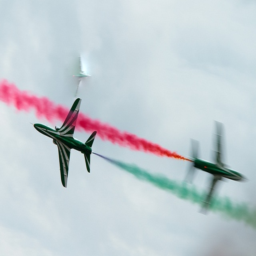
#> input picture BusterNet_Training_GPU/diagram_assets/sample_input.png, 256 x 256 px; its folder holds 5 pictures in this run
$ python make_architecture_diagram.py
#> lines starting #> are read from the running program, lines starting #| are printed output that depends on the picture; after the words box and inside, x2 and y2 are one past the last pixel; in counts of white or black regions, pixels touching at a corner belong together
"""
make_architecture_diagram.py

Master architecture figure: BusterNet + VQC fusion (amplitude encoding).

Run  make_diagram_assets.py  first -- it produces every embedded sub-image from
the real code / real checkpoint / real dataset.

Then:   python make_architecture_diagram.py
Outputs: architecture_diagram.png (raster) and architecture_diagram.pdf (vector)

Canvas is 140 x 100 data units on a 28 x 20 inch figure, so both axes are exactly
5 units/inch -- embedded images keep their true aspect ratio automatically.
"""
import os
import numpy as np
import matplotlib
matplotlib.use("Agg")
import matplotlib.pyplot as plt
import matplotlib.image as mpimg
from matplotlib.patches import FancyBboxPatch, FancyArrowPatch, Rectangle

HERE = os.path.dirname(os.path.abspath(__file__))
A = os.path.join(HERE, "diagram_assets")
os.chdir(HERE)

C_MANI, C_MANI_E = "#F7D9DC", "#B5626C"
C_SIMI, C_SIMI_E = "#D3E3F6", "#4A72A8"
C_FUSE, C_FUSE_E = "#D9EFD9", "#4E8A4E"
C_VQC, C_VQC_E = "#E7DCF5", "#6F4FA8"
C_IO, C_IO_E = "#ECECEC", "#666666"
C_SIDE, C_SIDE_E = "#FDF3D6", "#B08B26"
C_W = "#FFFFFF"
FS_T, FS_B, FS_L, FS_N = 12.0, 8.6, 7.8, 7.4


def box(ax, x, y, w, h, text, fc=C_W, ec="#333333", fs=FS_B, dashed=False, weight="normal"):
    ax.add_patch(FancyBboxPatch((x, y), w, h, boxstyle="round,pad=0.02,rounding_size=0.6",
                                linewidth=1.2, facecolor=fc, edgecolor=ec, zorder=3,
                                linestyle=(0, (4, 2)) if dashed else "solid"))
    if text:
        ax.text(x + w / 2, y + h / 2, text, ha="center", va="center", fontsize=fs,
                zorder=4, weight=weight, linespacing=1.55)


def container(ax, x, y, w, h, title, fc, ec, z=1):
    ax.add_patch(FancyBboxPatch((x, y), w, h, boxstyle="round,pad=0.02,rounding_size=1.0",
                                linewidth=1.8, facecolor=fc, edgecolor=ec, zorder=z, alpha=0.5))
    ax.text(x + 1.1, y + h - 1.6, title, ha="left", va="center", fontsize=FS_T,
            weight="bold", color=ec, zorder=z + 2)


def arrow(ax, x1, y1, x2, y2, label=None, lx=None, ly=None, fs=FS_L, lw=1.5):
    ax.add_patch(FancyArrowPatch((x1, y1), (x2, y2), arrowstyle="-|>", mutation_scale=12,
                                 linewidth=lw, color="#222222", zorder=6))
    if label:
        ax.text(lx if lx is not None else (x1 + x2) / 2, ly if ly is not None else (y1 + y2) / 2,
                label, ha="center", va="center", fontsize=fs, zorder=7,
                bbox=dict(boxstyle="round,pad=0.2", fc="white", ec="none", alpha=0.95))


def elbow(ax, pts, label=None, lx=None, ly=None, fs=FS_L, lw=1.5):
    ax.plot([p[0] for p in pts[:-1]], [p[1] for p in pts[:-1]], color="#222222", lw=lw, zorder=6)
    ax.add_patch(FancyArrowPatch(pts[-2], pts[-1], arrowstyle="-|>", mutation_scale=12,
                                 linewidth=lw, color="#222222", zorder=6))
    if label:
        ax.text(lx, ly, label, ha="center", va="center", fontsize=fs, zorder=7,
                bbox=dict(boxstyle="round,pad=0.2", fc="white", ec="none", alpha=0.95))


def img(ax, name, x, y, w, border=True, trim=False, max_h=None, cx=None, crop_r=None):
    """Place an asset image at its true aspect ratio.
    trim   -- strip white margins first
    crop_r -- keep only this left fraction of the width (applied BEFORE trim;
              used to cut the paper's own "(b)" sub-caption off Fig. 3(b))
    max_h -- cap the height, shrinking the width to match (keeps aspect)
    cx    -- if given, centre the (possibly shrunk) image on this x instead of x
    """
    im = mpimg.imread(os.path.join(A, name))
    if crop_r is not None:
        im = im[:, :int(im.shape[1] * crop_r)]
    if trim:
        g = im[..., :3].mean(axis=2) if im.ndim == 3 else im
        m = g < 0.97
        r, c = np.any(m, axis=1), np.any(m, axis=0)
        if r.any() and c.any():
            r0, r1 = np.where(r)[0][[0, -1]]
            c0, c1 = np.where(c)[0][[0, -1]]
            im = im[r0:r1 + 1, c0:c1 + 1]
    ar = im.shape[0] / im.shape[1]
    h = w * ar
    if max_h is not None and h > max_h:
        h = max_h
        w = h / ar
    if cx is not None:
        x = cx - w / 2
    ax.imshow(im, extent=[x, x + w, y, y + h], aspect="auto", zorder=5,
              interpolation="antialiased")
    if border:
        ax.add_patch(Rectangle((x, y), w, h, fill=False, edgecolor="#555555", lw=0.9, zorder=6))
    return h


def volume(ax, x, y, w, h, n, fc, ec, label):
    for i in range(n):
        o = i * 0.45
        ax.add_patch(Rectangle((x + o, y + o), w, h, facecolor=fc, edgecolor=ec,
                               lw=1.0, zorder=3 + i, alpha=0.95))
    ax.text(x + w / 2 + n * 0.22, y - 1.4, label, ha="center", va="top", fontsize=FS_N, zorder=6)


fig, ax = plt.subplots(figsize=(28, 20))
ax.set_xlim(0, 140)
ax.set_ylim(0, 100)
ax.axis("off")

for sx in (48.5, 97.0):
    ax.plot([sx, sx], [1.5, 95.5], linestyle=(0, (6, 4)), color="#AAAAAA", lw=1.4, zorder=0)

ax.text(70, 98.8, "BusterNet + VQC Fusion   —   Quantum-Hybrid Copy-Move Forgery Detection",
        ha="center", fontsize=19, weight="bold", color="#111111")
for tx, tt in ((24, "STAGE 1  |  Input & Two-Branch Feature Extraction"),
               (72, "STAGE 2  |  Fusion & Quantum Decision Layer"),
               (118, "STAGE 3  |  Prediction & Output")):
    ax.text(tx, 96.3, tt, ha="center", fontsize=13.5, weight="bold", color="#222222")

# =====================================================================
# STAGE 1
# =====================================================================
img(ax, "sample_input.png", 3, 85.0, 10.5)
#> in img, im is the input picture: shape (256, 256, 4) float32; mean R, G, B, A 0.762, 0.798, 0.82, 1
ax.text(8.25, 83.6, "$X$ :  3 x 256 x 256", ha="center", va="top", fontsize=FS_N)
box(ax, 18, 87.0, 17, 5.4, "BusterNetPreprocess\nBGR convert + mean subtract", fc=C_IO, ec=C_IO_E)
arrow(ax, 13.8, 89.7, 17.8, 89.7)
elbow(ax, [(26.5, 86.8), (26.5, 84.5), (1.3, 84.5), (1.3, 73.5), (4.3, 73.5)])
elbow(ax, [(1.3, 73.5), (1.3, 49.2), (4.3, 49.2)])

# ---- Mani-Det ----
container(ax, 2, 58.5, 45.5, 22.5, "Mani-Det branch", C_MANI, C_MANI_E)
box(ax, 4.5, 70.8, 13, 5.4, "VGG16\nfirst 4 blocks\n(random init)", ec=C_MANI_E, fs=FS_N)
arrow(ax, 17.7, 73.5, 20.3, 73.5)
volume(ax, 20.5, 70.6, 3.2, 5.6, 4, "#F2C6CB", C_MANI_E, "$f_m$ : 512x16x16")
arrow(ax, 25.7, 73.5, 28.0, 73.5)
box(ax, 28.2, 68.6, 18, 9.0, "", ec=C_MANI_E)
ax.text(37.2, 76.9, "ManiDecoder", ha="center", fontsize=FS_N, weight="bold", color=C_MANI_E)
img(ax, "busternet_fig3a_decoder.png", 29.0, 69.2, 16.4, border=False, trim=True)
#> call 2 of img, with name = 'busternet_fig3a_decoder.png', x = 29, y = 69.2, w = 16.4, border = False, trim = True
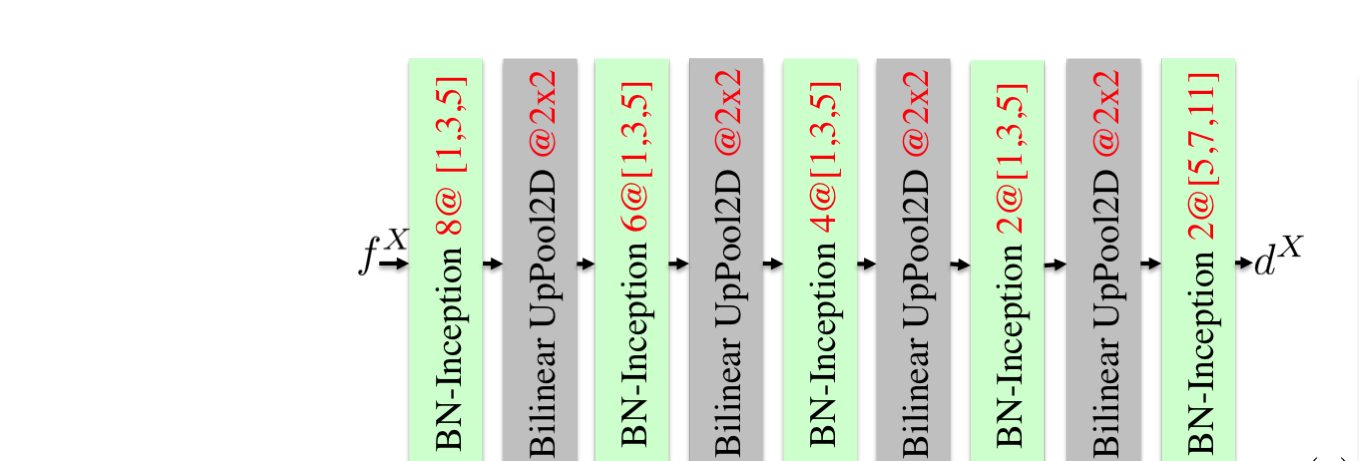
#> input picture BusterNet_Training_GPU/diagram_assets/busternet_fig3a_decoder.png, 1359 x 461 px
#> in img, im is the input picture: shape (461, 1359, 3) float32; mean R, G, B 0.883, 0.914, 0.872
#> in img (call 2), `m = g < 0.97`:
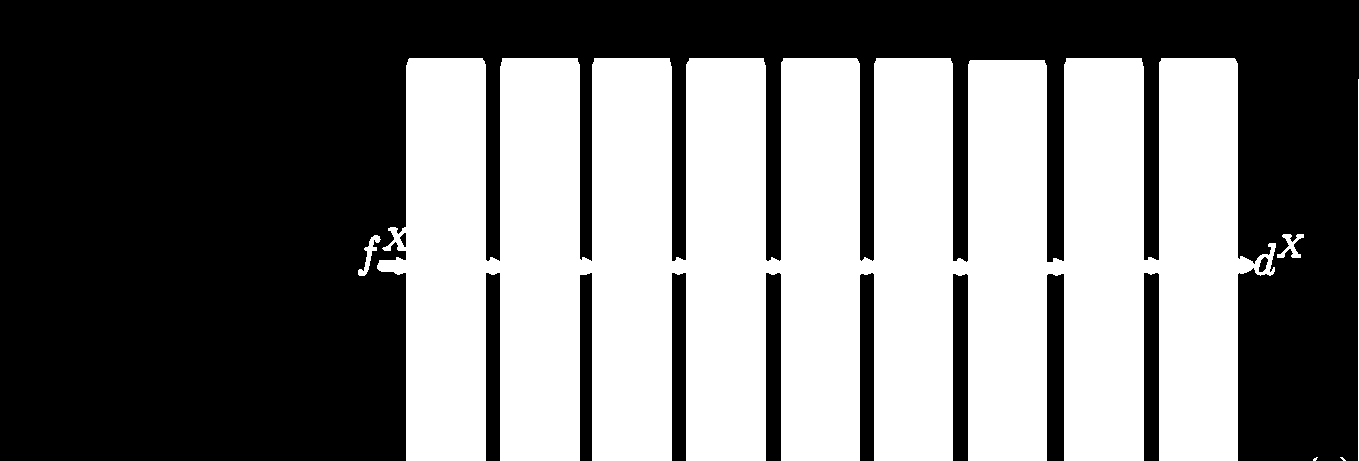
#> m: shape (461, 1359) bool; 46.6% white; 6 white regions (2 under 20 px), largest, box (x1, y1, x2, y2) and area: (377, 58, 1276, 461) 291117, (1358, 79, 1359, 461) 382, (358, 235, 381, 276) 282, (1277, 234, 1304, 258) 268
#> in img (call 2), `r0, r1 = np.where(r)[0][[0, -1]]`: r0 = 58; r1 = 460
#> in img (call 2), `c0, c1 = np.where(c)[0][[0, -1]]`: c0 = 358; c1 = 1358
#> in img (call 2), `im = im[r0:r1 + 1, c0:c1 + 1]`:
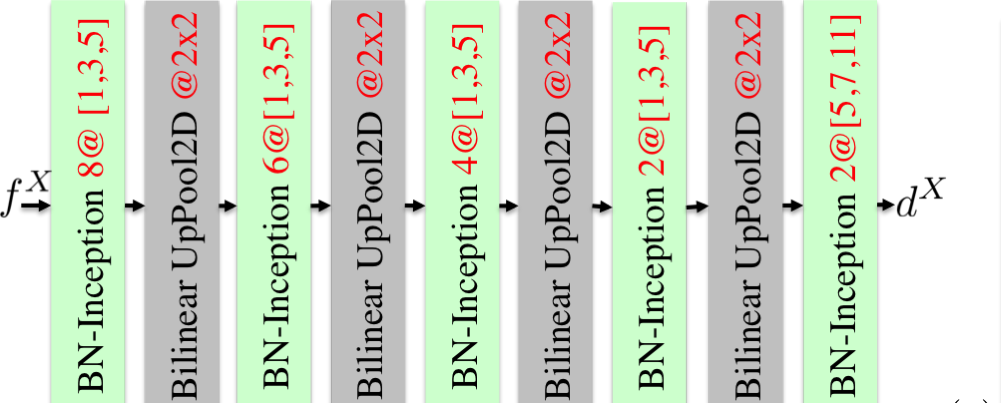
#> im: shape (403, 1001, 3) float32; mean R, G, B 0.817, 0.867, 0.8
arrow(ax, 37.2, 68.4, 37.2, 66.0, label="$d_m$ : 6 x 256 x 256", lx=37.2, ly=67.2)
box(ax, 27.0, 60.4, 20.0, 5.0, "Aux head  (training only)\nConv2d(6→1) + sigmoid", ec="#777777",
    dashed=True, fs=FS_N)
ax.text(14.0, 62.9, "$M_m$ :  manipulation mask\n→  auxiliary BCE loss", ha="center", va="center",
        fontsize=FS_N, style="italic", color="#555555")

# ---- Simi-Det ----
container(ax, 2, 13.2, 45.5, 42.8, "Simi-Det branch", C_SIMI, C_SIMI_E)
box(ax, 4.5, 46.5, 13, 5.4, "VGG16\nfirst 4 blocks\n(ImageNet-pretrained)", ec=C_SIMI_E, fs=FS_N)
arrow(ax, 17.7, 49.2, 20.3, 49.2)
volume(ax, 20.5, 46.4, 3.2, 5.6, 4, "#C3D8F2", C_SIMI_E, "$f_s$ : 512x16x16")
arrow(ax, 25.7, 49.2, 28.0, 49.2)
box(ax, 28.2, 46.5, 18, 5.4, "std_norm_along_chs\n$\\tilde f[i]=(f[i]-\\mu)/\\sigma$",
    ec=C_SIMI_E, fs=FS_N)
arrow(ax, 37.2, 46.3, 37.2, 44.0)

container(ax, 3.5, 24.5, 42.5, 18.5, "Self-Correlation + Percentile Pooling   (paper Eq. 1–6)",
          "#E8F1FC", C_SIMI_E, z=2)
ax.text(24.5, 39.6, "$\\rho(i,j)=\\tilde f[i]^{T}\\tilde f[j]\\,/\\,512$", ha="center",
        fontsize=10.5, zorder=6)
img(ax, "selfcorr_heatmap.png", 5.5, 28.4, 9.6)
#> call 3 of img, with name = 'selfcorr_heatmap.png', x = 5.5, y = 28.4, w = 9.6, border = True, trim = False
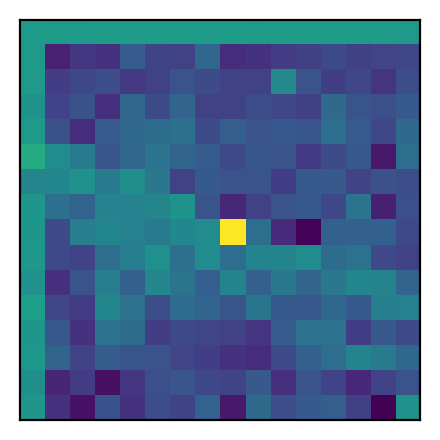
#> input picture BusterNet_Training_GPU/diagram_assets/selfcorr_heatmap.png, 440 x 440 px
#> in img, im is the input picture: shape (440, 440, 4) float32; mean R, G, B, A 0.334, 0.469, 0.6, 1
ax.text(10.3, 27.6, "real corr. map, centre patch\n$S$ : 16x16x256", ha="center", va="top",
        fontsize=FS_N)
arrow(ax, 15.6, 33.2, 18.0, 33.2)
img(ax, "selfcorr_curve.png", 18.2, 29.2, 15.0, border=False, trim=True)
#> call 4 of img, with name = 'selfcorr_curve.png', x = 18.2, y = 29.2, w = 15, border = False, trim = True
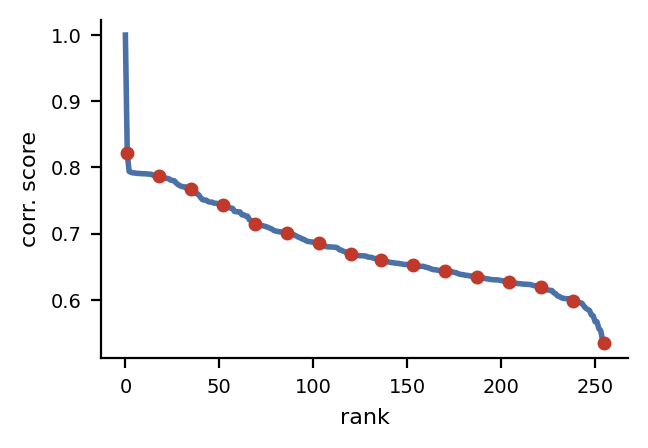
#> input picture BusterNet_Training_GPU/diagram_assets/selfcorr_curve.png, 648 x 448 px
#> in img, im is the input picture: shape (448, 648, 4) float32; mean R, G, B, A 0.977, 0.974, 0.976, 1
#> in img (call 4), `m = g < 0.97`:
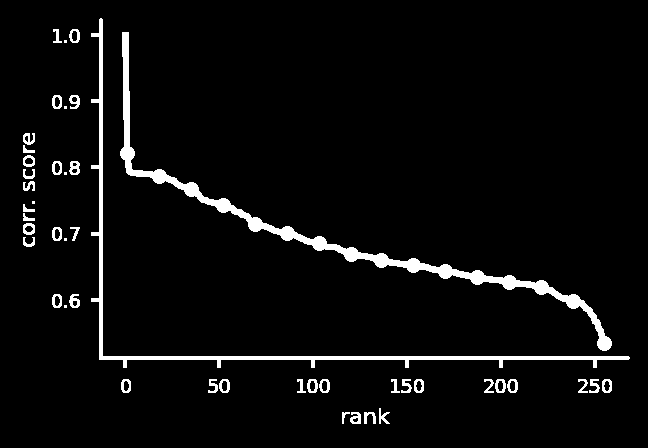
#> m: shape (448, 648) bool; 4.3% white; 46 white regions (6 under 20 px), largest, box (x1, y1, x2, y2) and area: (120, 32, 612, 351) 5708, (91, 18, 630, 368) 3824, (69, 161, 80, 175) 103
#> in img (call 4), `r0, r1 = np.where(r)[0][[0, -1]]`: r0 = 18; r1 = 423
#> in img (call 4), `c0, c1 = np.where(c)[0][[0, -1]]`: c0 = 23; c1 = 629
#> in img (call 4), `im = im[r0:r1 + 1, c0:c1 + 1]`:
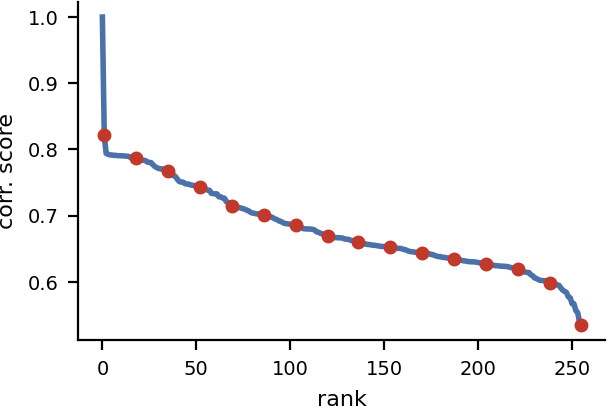
#> im: shape (406, 607, 4) float32; mean R, G, B, A 0.973, 0.97, 0.971, 1
ax.text(25.7, 27.6, "sorted scores;  red = the K=256 percentile taps", ha="center", va="top",
        fontsize=FS_N)
arrow(ax, 34.0, 33.2, 36.6, 33.2)
volume(ax, 36.9, 30.6, 2.8, 5.2, 4, "#C3D8F2", C_SIMI_E, "$P$ : 16x16x256")

arrow(ax, 24.5, 24.3, 24.5, 22.0, label="BatchNorm", lx=24.5, ly=23.1)
box(ax, 4.5, 16.6, 19.5, 5.2, "SimilarityDecoder\nBN-Inception + bilinear up x4\n(separate weights)",
    ec=C_SIMI_E, fs=FS_N)
arrow(ax, 24.2, 19.2, 26.5, 19.2)
box(ax, 26.7, 16.6, 20.0, 5.2, "Aux head  (training only)\nsigmoid", ec="#777777", dashed=True,
    fs=FS_N)
ax.text(25.5, 15.8, "$d_s$ : 6 x 256 x 256          $M_s$ :  similarity mask  →  auxiliary BCE loss",
        ha="center", va="top", fontsize=FS_N, style="italic", color="#555555")

elbow(ax, [(46.6, 73.5), (50.4, 73.5), (50.4, 92.2), (52.3, 92.2)], label="$d_m$", lx=50.4, ly=80.0)
elbow(ax, [(14.0, 16.5), (14.0, 11.2), (49.5, 11.2), (49.5, 90.2), (52.3, 90.2)],
      label="$d_s$", lx=49.5, ly=52.0)

# =====================================================================
# STAGE 2
# =====================================================================
box(ax, 52.5, 89.0, 41, 5.0, "Concatenate   $d_s \\Vert d_m$", fc=C_FUSE, ec=C_FUSE_E, weight="bold")
volume(ax, 88.0, 89.4, 2.6, 4.0, 5, "#BFE3BF", C_FUSE_E, "12 x 256 x 256")
arrow(ax, 70, 88.8, 70, 86.4)

box(ax, 57.0, 74.5, 26, 11.6, "", fc=C_FUSE, ec=C_FUSE_E)
ax.text(70.0, 84.6, "BnInception(12 → 9)      [ KEPT — classical, unchanged ]", ha="center",
        fontsize=FS_B, weight="bold", color="#14421A")
#> (the run stopped early here; a loop or call above may not have finished)
